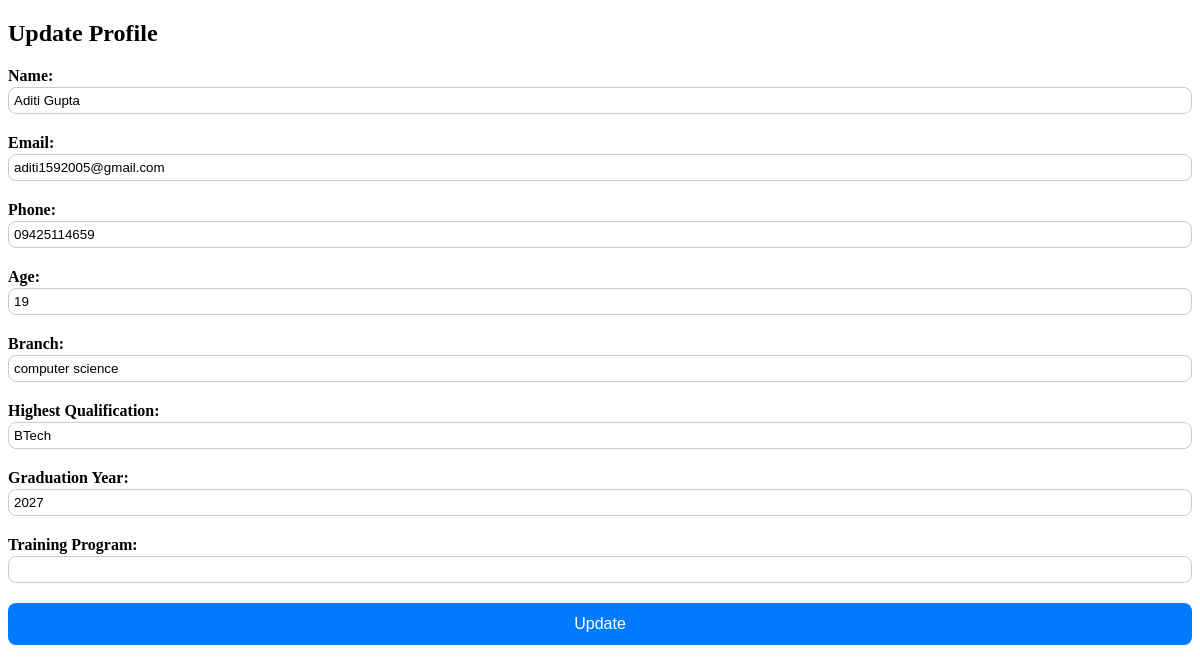
The app's page /profile (signed in) with its own data.
### app.py (models this page shows, shortened)
class Student(db.Model):
    id = db.Column(db.Integer, primary_key=True)
    name = db.Column(db.String(100), nullable=False)
    email = db.Column(db.String(100), unique=True, nullable=False)
    phone = db.Column(db.String(20), nullable=False)
    age = db.Column(db.Integer)
    branch = db.Column(db.String(100))
    highest_qualification = db.Column(db.String(100))
    graduation_year = db.Column(db.Integer)
    program = db.Column(db.String(100), nullable=False)
    user_id = db.Column(db.String(100), unique=True)
    password_hash = db.Column(db.String(200))

### app.py (the view, shortened to what this page needs)
@app.route("/profile", methods=["GET", "POST"])
def profile():
    if "user_id" not in session:
        flash("Please log in to access your profile.", "error")
        return redirect(url_for("login"))
    student = Student.query.get(session["user_id"])
    return render_template("profile.html", student=student)

### templates/profile.html (shortened to what this page needs)
<!DOCTYPE html>
<html lang="en">
<head>
    <link rel="stylesheet" href="/static/style.css">
</head>
<body>
    <h2>Update Profile</h2>
    <form method="POST" action="{{ url_for('profile') }}">
        <label>Name:</label>
        <input type="text" name="name" value="{{ student.name }}" required>
        <label>Email:</label>
        <input type="email" name="email" value="{{ student.email }}" required>
        <label>Phone:</label>
        <input type="text" name="phone" value="{{ student.phone }}" required>
        <label>Age:</label>
        <input type="number" name="age" value="{{ student.age }}" required>
        <label>Branch:</label>
        <input type="text" name="branch" value="{{ student.branch }}" required>
        <label>Highest Qualification:</label>
        <input type="text" name="highest_qualification" value="{{ student.highest_qualification }}" required>
        <label>Graduation Year:</label>
        <input type="number" name="graduation_year" value="{{ student.graduation_year }}" required>
        <label>Training Program:</label>
        <input type="text" name="training_program" value="{{ student.training_program }}" required>
        <button type="submit">Update</button>
    </form>
</body>
</html>

### static/style.css (style rules this page uses)
label { display: block; font-weight: bold; color: black; margin-bottom: 2px; }
input { width: 100%; padding: 5px; margin-bottom: 20px; border: 1px solid #ccc; border-radius: 8px; box-sizing: border-box; }
button { display: block; width: 100%; padding: 12px; background-color: #007bff; color: white; border: none; border-radius: 8px; font-size: 16px; cursor: pointer; transition: background 0.3s; }

### records on screen
Student: name "Aditi Gupta", email "aditi1592005@gmail.com", phone "09425114659", age "19", branch "computer science", highest_qualification "BTech", graduation_year "2027"
